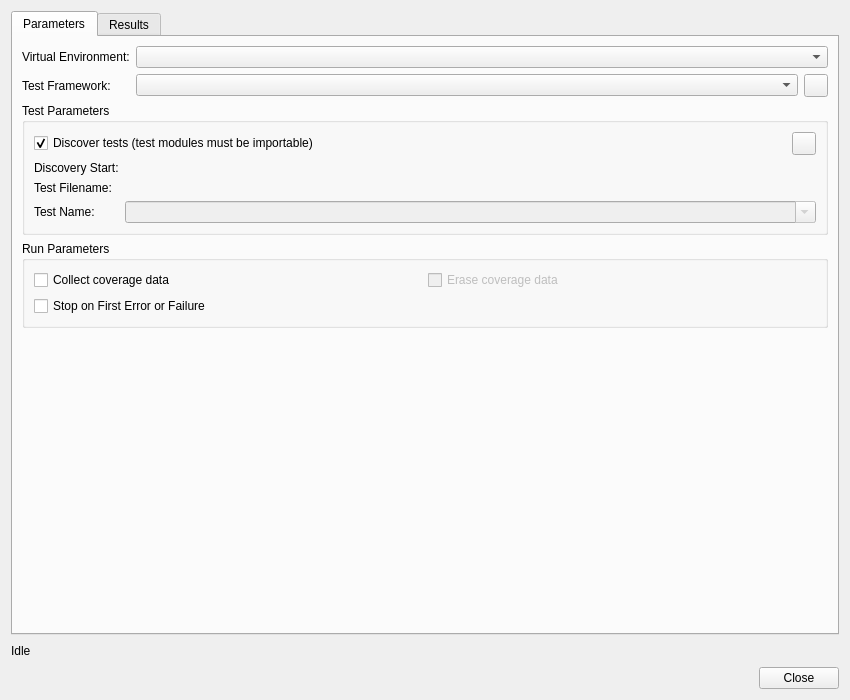
<?xml version="1.0" encoding="UTF-8"?>
<ui version="4.0">
 <class>TestingWidget</class>
 <widget class="QWidget" name="TestingWidget">
  <property name="geometry">
   <rect>
    <x>0</x>
    <y>0</y>
    <width>850</width>
    <height>700</height>
   </rect>
  </property>
  <property name="windowTitle">
   <string>Testing</string>
  </property>
  <layout class="QVBoxLayout" name="verticalLayout_3">
   <item>
    <widget class="QTabWidget" name="tabWidget">
     <property name="currentIndex">
      <number>0</number>
     </property>
     <widget class="QWidget" name="parametersTab">
      <attribute name="title">
       <string>Parameters</string>
      </attribute>
      <layout class="QVBoxLayout" name="verticalLayout">
       <item>
        <layout class="QGridLayout" name="gridLayout_3">
         <item row="0" column="0">
          <widget class="QLabel" name="venvLabel">
           <property name="text">
            <string>Virtual Environment:</string>
           </property>
           <property name="buddy">
            <cstring>venvComboBox</cstring>
           </property>
          </widget>
         </item>
         <item row="0" column="1" colspan="2">
          <widget class="QComboBox" name="venvComboBox">
           <property name="sizePolicy">
            <sizepolicy hsizetype="Expanding" vsizetype="Fixed">
             <horstretch>0</horstretch>
             <verstretch>0</verstretch>
            </sizepolicy>
           </property>
           <property name="toolTip">
            <string>Select the virtual environment to be used</string>
           </property>
           <property name="whatsThis">
            <string>&lt;b&gt;Virtual Environment&lt;/b&gt;\n&lt;p&gt;Enter the virtual environment to be used. Leave it empty to use the default environment, i.e. the one configured globally or per project.&lt;/p&gt;</string>
           </property>
          </widget>
         </item>
         <item row="1" column="0">
          <widget class="QLabel" name="label">
           <property name="text">
            <string>Test Framework:</string>
           </property>
          </widget>
         </item>
         <item row="1" column="1">
          <widget class="QComboBox" name="frameworkComboBox">
           <property name="sizePolicy">
            <sizepolicy hsizetype="Expanding" vsizetype="Fixed">
             <horstretch>0</horstretch>
             <verstretch>0</verstretch>
            </sizepolicy>
           </property>
           <property name="toolTip">
            <string>Select the test framwork to be used</string>
           </property>
          </widget>
         </item>
         <item row="1" column="2">
          <widget class="QToolButton" name="versionsButton">
           <property name="toolTip">
            <string>Press to show the test framework versions</string>
           </property>
          </widget>
         </item>
        </layout>
       </item>
       <item>
        <widget class="QGroupBox" name="groupBox">
         <property name="title">
          <string>Test Parameters</string>
         </property>
         <layout class="QGridLayout" name="gridLayout">
          <item row="0" column="0" colspan="2">
           <layout class="QHBoxLayout" name="horizontalLayout_4">
            <item>
             <widget class="QCheckBox" name="discoverCheckBox">
              <property name="sizePolicy">
               <sizepolicy hsizetype="Expanding" vsizetype="Fixed">
                <horstretch>0</horstretch>
                <verstretch>0</verstretch>
               </sizepolicy>
              </property>
              <property name="toolTip">
               <string>Select to discover tests automatically</string>
              </property>
              <property name="text">
               <string>Discover tests (test modules must be importable)</string>
              </property>
              <property name="checked">
               <bool>true</bool>
              </property>
             </widget>
            </item>
            <item>
             <widget class="QToolButton" name="clearHistoriesButton">
              <property name="toolTip">
               <string>Press to clear the various histories</string>
              </property>
             </widget>
            </item>
           </layout>
          </item>
          <item row="1" column="0">
           <widget class="QLabel" name="label_3">
            <property name="text">
             <string>Discovery Start:</string>
            </property>
            <property name="buddy">
             <cstring>discoveryPicker</cstring>
            </property>
           </widget>
          </item>
          <item row="1" column="1">
           <widget class="EricComboPathPicker" name="discoveryPicker" native="true">
            <property name="sizePolicy">
             <sizepolicy hsizetype="Expanding" vsizetype="Preferred">
              <horstretch>0</horstretch>
              <verstretch>0</verstretch>
             </sizepolicy>
            </property>
            <property name="focusPolicy">
             <enum>Qt::WheelFocus</enum>
            </property>
            <property name="toolTip">
             <string>Enter name of the directory at which to start the test file discovery</string>
            </property>
            <property name="whatsThis">
             <string>&lt;b&gt;Discovery Start&lt;/b&gt;
&lt;p&gt;Enter name of the directory at which to start the test file discovery.
Note that all test modules must be importable from this directory.&lt;/p&gt;</string>
            </property>
           </widget>
          </item>
          <item row="2" column="0">
           <widget class="QLabel" name="testsuiteLabel">
            <property name="text">
             <string>Test Filename:</string>
            </property>
            <property name="buddy">
             <cstring>testsuitePicker</cstring>
            </property>
           </widget>
          </item>
          <item row="2" column="1">
           <widget class="EricComboPathPicker" name="testsuitePicker" native="true">
            <property name="enabled">
             <bool>false</bool>
            </property>
            <property name="sizePolicy">
             <sizepolicy hsizetype="Expanding" vsizetype="Preferred">
              <horstretch>0</horstretch>
              <verstretch>0</verstretch>
             </sizepolicy>
            </property>
            <property name="focusPolicy">
             <enum>Qt::WheelFocus</enum>
            </property>
            <property name="toolTip">
             <string>Enter name of file defining the testsuite</string>
            </property>
            <property name="whatsThis">
             <string>&lt;b&gt;Testsuite&lt;/b&gt;&lt;p&gt;Enter the name of the file defining the testsuite. It should contain a method with a name given below. If no name is given, the 'suite()' method will be tried. If no such method can be found, the module will be inspected for proper test cases.&lt;/p&gt;</string>
            </property>
           </widget>
          </item>
          <item row="3" column="0">
           <widget class="QLabel" name="label_2">
            <property name="text">
             <string>Test Name:</string>
            </property>
            <property name="buddy">
             <cstring>testComboBox</cstring>
            </property>
           </widget>
          </item>
          <item row="3" column="1">
           <widget class="QComboBox" name="testComboBox">
            <property name="enabled">
             <bool>false</bool>
            </property>
            <property name="toolTip">
             <string>Enter the test name. Leave empty to use the default name &quot;suite&quot;.</string>
            </property>
            <property name="whatsThis">
             <string>&lt;b&gt;Testname&lt;/b&gt;&lt;p&gt;Enter the name of the test to be performed. This name must follow the rules given by selecte test framework. If this field is empty, the default name of &quot;suite&quot; will be used.&lt;/p&gt;</string>
            </property>
            <property name="editable">
             <bool>true</bool>
            </property>
           </widget>
          </item>
         </layout>
        </widget>
       </item>
       <item>
        <widget class="QGroupBox" name="optionsGroup">
         <property name="title">
          <string>Run Parameters</string>
         </property>
         <layout class="QVBoxLayout" name="verticalLayout_2">
          <item>
           <layout class="QGridLayout" name="gridLayout_2">
            <item row="0" column="0">
             <widget class="QCheckBox" name="coverageCheckBox">
              <property name="toolTip">
               <string>Select whether coverage data should be collected</string>
              </property>
              <property name="text">
               <string>Collect coverage data</string>
              </property>
             </widget>
            </item>
            <item row="0" column="1">
             <widget class="QCheckBox" name="coverageEraseCheckBox">
              <property name="enabled">
               <bool>false</bool>
              </property>
              <property name="toolTip">
               <string>Select whether old coverage data should be erased</string>
              </property>
              <property name="text">
               <string>Erase coverage data</string>
              </property>
             </widget>
            </item>
            <item row="1" column="0">
             <widget class="QCheckBox" name="failfastCheckBox">
              <property name="toolTip">
               <string>Select to stop the test run on the first error or failure</string>
              </property>
              <property name="text">
               <string>Stop on First Error or Failure</string>
              </property>
             </widget>
            </item>
           </layout>
          </item>
         </layout>
        </widget>
       </item>
       <item>
        <spacer name="verticalSpacer">
         <property name="orientation">
          <enum>Qt::Vertical</enum>
         </property>
         <property name="sizeHint" stdset="0">
          <size>
           <width>20</width>
           <height>239</height>
          </size>
         </property>
        </spacer>
       </item>
      </layout>
     </widget>
     <widget class="QWidget" name="resultsTab">
      <attribute name="title">
       <string>Results</string>
      </attribute>
      <layout class="QVBoxLayout" name="verticalLayout_6">
       <item>
        <widget class="QGroupBox" name="progressGroupBox">
         <property name="title">
          <string>Progress</string>
         </property>
         <layout class="QVBoxLayout" name="verticalLayout_4">
          <item>
           <widget class="QProgressBar" name="progressProgressBar">
            <property name="value">
             <number>0</number>
            </property>
            <property name="orientation">
             <enum>Qt::Horizontal</enum>
            </property>
            <property name="format">
             <string>%v/%m Tests</string>
            </property>
           </widget>
          </item>
          <item>
           <layout class="QHBoxLayout" name="horizontalLayout_2">
            <item>
             <widget class="QLabel" name="progressCounterRunLabel">
              <property name="text">
               <string>Run:</string>
              </property>
             </widget>
            </item>
            <item>
             <widget class="QLabel" name="progressCounterRunCount">
              <property name="toolTip">
               <string>Number of tests run</string>
              </property>
              <property name="text">
               <string notr="true">0</string>
              </property>
             </widget>
            </item>
            <item>
             <widget class="QLabel" name="progressCounterRemLabel">
              <property name="text">
               <string>Remaining:</string>
              </property>
             </widget>
            </item>
            <item>
             <widget class="QLabel" name="progressCounterRemCount">
              <property name="toolTip">
               <string>Number of tests to be run</string>
              </property>
              <property name="text">
               <string notr="true">0</string>
              </property>
             </widget>
            </item>
            <item>
             <spacer name="horizontalSpacer">
              <property name="orientation">
               <enum>Qt::Horizontal</enum>
              </property>
              <property name="sizeHint" stdset="0">
               <size>
                <width>40</width>
                <height>20</height>
               </size>
              </property>
             </spacer>
            </item>
           </layout>
          </item>
         </layout>
        </widget>
       </item>
       <item>
        <widget class="QGroupBox" name="resultsGroupBox">
         <property name="sizePolicy">
          <sizepolicy hsizetype="Preferred" vsizetype="Expanding">
           <horstretch>0</horstretch>
           <verstretch>0</verstretch>
          </sizepolicy>
         </property>
         <property name="title">
          <string>Results</string>
         </property>
         <layout class="QVBoxLayout" name="verticalLayout_5">
          <item>
           <widget class="QLabel" name="statusLabel">
            <property name="text">
             <string/>
            </property>
           </widget>
          </item>
         </layout>
        </widget>
       </item>
      </layout>
     </widget>
    </widget>
   </item>
   <item>
    <layout class="QHBoxLayout" name="_4">
     <item>
      <widget class="QLabel" name="sbLabel">
       <property name="sizePolicy">
        <sizepolicy hsizetype="Preferred" vsizetype="Preferred">
         <horstretch>0</horstretch>
         <verstretch>0</verstretch>
        </sizepolicy>
       </property>
       <property name="text">
        <string>Idle</string>
       </property>
      </widget>
     </item>
     <item>
      <spacer>
       <property name="orientation">
        <enum>Qt::Horizontal</enum>
       </property>
       <property name="sizeType">
        <enum>QSizePolicy::Expanding</enum>
       </property>
       <property name="sizeHint" stdset="0">
        <size>
         <width>20</width>
         <height>20</height>
        </size>
       </property>
      </spacer>
     </item>
    </layout>
   </item>
   <item>
    <widget class="QDialogButtonBox" name="buttonBox">
     <property name="orientation">
      <enum>Qt::Horizontal</enum>
     </property>
     <property name="standardButtons">
      <set>QDialogButtonBox::Close</set>
     </property>
    </widget>
   </item>
  </layout>
 </widget>
 <customwidgets>
  <customwidget>
   <class>EricComboPathPicker</class>
   <extends>QWidget</extends>
   <header>EricWidgets/EricPathPicker.h</header>
   <container>1</container>
  </customwidget>
 </customwidgets>
 <tabstops>
  <tabstop>tabWidget</tabstop>
  <tabstop>venvComboBox</tabstop>
  <tabstop>frameworkComboBox</tabstop>
  <tabstop>versionsButton</tabstop>
  <tabstop>discoverCheckBox</tabstop>
  <tabstop>clearHistoriesButton</tabstop>
  <tabstop>discoveryPicker</tabstop>
  <tabstop>testsuitePicker</tabstop>
  <tabstop>testComboBox</tabstop>
  <tabstop>coverageCheckBox</tabstop>
  <tabstop>coverageEraseCheckBox</tabstop>
  <tabstop>failfastCheckBox</tabstop>
 </tabstops>
 <resources/>
 <connections>
  <connection>
   <sender>buttonBox</sender>
   <signal>accepted()</signal>
   <receiver>TestingWidget</receiver>
   <slot>close()</slot>
   <hints>
    <hint type="sourcelabel">
     <x>31</x>
     <y>648</y>
    </hint>
    <hint type="destinationlabel">
     <x>1</x>
     <y>510</y>
    </hint>
   </hints>
  </connection>
  <connection>
   <sender>buttonBox</sender>
   <signal>rejected()</signal>
   <receiver>TestingWidget</receiver>
   <slot>close()</slot>
   <hints>
    <hint type="sourcelabel">
     <x>80</x>
     <y>649</y>
    </hint>
    <hint type="destinationlabel">
     <x>3</x>
     <y>580</y>
    </hint>
   </hints>
  </connection>
  <connection>
   <sender>discoverCheckBox</sender>
   <signal>toggled(bool)</signal>
   <receiver>discoveryPicker</receiver>
   <slot>setEnabled(bool)</slot>
   <hints>
    <hint type="sourcelabel">
     <x>168</x>
     <y>164</y>
    </hint>
    <hint type="destinationlabel">
     <x>170</x>
     <y>191</y>
    </hint>
   </hints>
  </connection>
  <connection>
   <sender>discoverCheckBox</sender>
   <signal>toggled(bool)</signal>
   <receiver>testsuitePicker</receiver>
   <slot>setDisabled(bool)</slot>
   <hints>
    <hint type="sourcelabel">
     <x>222</x>
     <y>162</y>
    </hint>
    <hint type="destinationlabel">
     <x>222</x>
     <y>209</y>
    </hint>
   </hints>
  </connection>
  <connection>
   <sender>discoverCheckBox</sender>
   <signal>toggled(bool)</signal>
   <receiver>testComboBox</receiver>
   <slot>setDisabled(bool)</slot>
   <hints>
    <hint type="sourcelabel">
     <x>301</x>
     <y>163</y>
    </hint>
    <hint type="destinationlabel">
     <x>300</x>
     <y>238</y>
    </hint>
   </hints>
  </connection>
  <connection>
   <sender>coverageCheckBox</sender>
   <signal>toggled(bool)</signal>
   <receiver>coverageEraseCheckBox</receiver>
   <slot>setEnabled(bool)</slot>
   <hints>
    <hint type="sourcelabel">
     <x>160</x>
     <y>320</y>
    </hint>
    <hint type="destinationlabel">
     <x>369</x>
     <y>319</y>
    </hint>
   </hints>
  </connection>
 </connections>
</ui>
